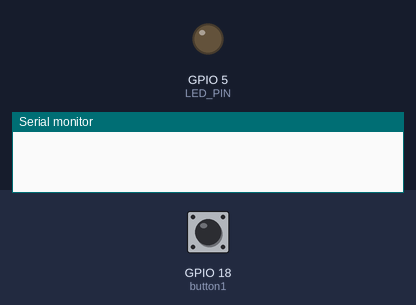
A program run on a simulated ESP32. On the bench: output pins drawn as LEDs (lit = HIGH), the last lines printed to the serial monitor. The test bench sets the inputs (shaded band); at power-on: GPIO 18 (button1) HIGH.

Above: at 1.2 s.
1.3 s: GPIO 18 (button1) pulled LOW for 0.15 s
At 1.8 s:
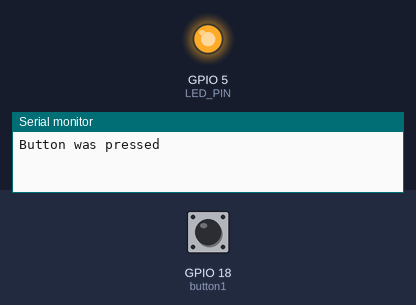
2.9 s: GPIO 18 (button1) pulled LOW for 1 s
At 4.3 s:
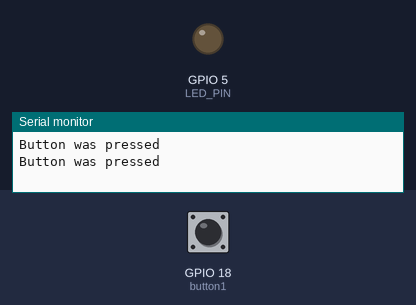
5.4 s: GPIO 18 (button1) pulled LOW for 3.2 s
At 9.0 s:
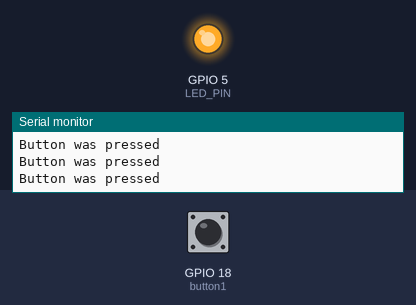
Timing chart, 0 to 10.5 s (numbered marks = the images above; inputs shaded):
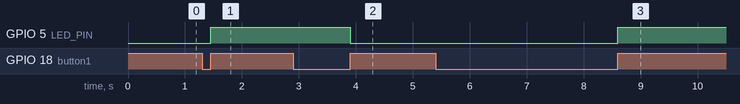

The program:

main.cpp
```cpp
#include <Arduino.h>

const byte button1 = 18;
const byte LED_PIN = 5; // Wemos Lolin 32 Pro - Builtin LED
const int updateButton = 100;
volatile int btn1;
volatile bool buttonPressedFlag = false;
unsigned long internalCounterBtn = millis();

void interruptButton() {
    btn1 = 0;
    btn1 = digitalRead(button1);
    buttonPressedFlag = true;
}

void setup() {
    Serial.begin(9600);
    pinMode(button1, INPUT_PULLUP);
    pinMode(LED_PIN, OUTPUT);
    attachInterrupt(digitalPinToInterrupt(button1), interruptButton, RISING);
}

void loop() {
    if (buttonPressedFlag) {
        if (millis() - internalCounterBtn > updateButton) {
            if (btn1 == 1) {
                digitalWrite(LED_PIN, !digitalRead(LED_PIN));
                Serial.println("Button was pressed");
            }
            internalCounterBtn = millis();
        }
        buttonPressedFlag = false;
    }
}
```

Measured:
- after the input at 1.3 s, GPIO 5 (LED_PIN): LOW → HIGH after 0.15 s
- after the input at 2.9 s, GPIO 5 (LED_PIN): HIGH → LOW after 1.0 s
- after the input at 5.4 s, GPIO 5 (LED_PIN): LOW → HIGH after 3.2 s
